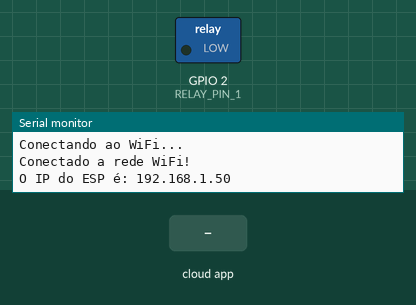
The sketch below on a simulated ESP32. On the bench: switched loads named in the sketch (green lamp = pin HIGH), the last lines printed to the serial monitor. The inputs (shaded band) are chosen by the test bench. WiFi joins after 1.5 s; servers stay silent unless stated.

Above: at 2.7 s.
2.8 s: the phone or cloud app sets LED.1 to 1
At 3.5 s:
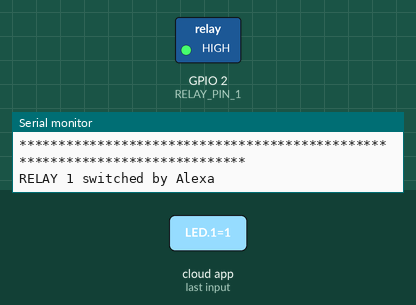
4.3 s: the phone or cloud app sets LED.1 to 0
At 4.6 s:
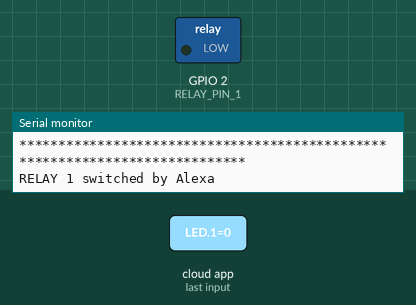
Timing chart, 0 to 7.3 s (numbered marks = the images above; inputs shaded):
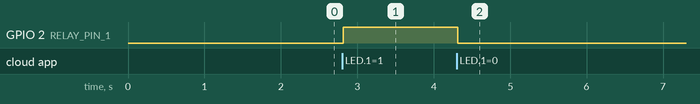

Measured:
- after the input at 2.8 s, GPIO 2 (RELAY_PIN_1): LOW → HIGH at once
- after the input at 4.3 s, GPIO 2 (RELAY_PIN_1): HIGH → LOW at once

The sketch:

sketch.ino
```cpp
#include <Arduino.h>
#include <WiFi.h>
#include <fauxmoESP.h>

// Identificação para Alexa (Porta e Nome do Dispositivo)
#define RELAY_PIN_1 2
#define LAMP_1 "LED 1"

// Criando Classes (Orientação a objetos)
fauxmoESP fauxmo;

// Identificação da Rede WiFi
const char *ssid = "***"; // Nome da Sua Rede WiFi
const char *passwd = "***";      // Senha da Sua Rede WiFi

// Variavel para teste
int i = 0;

void setup()
{
  Serial.begin(115200);
  WiFi.begin(ssid, passwd);
  Serial.println("");
  while (WiFi.status() != WL_CONNECTED) // Tentando conectar ao WiFi
  {
    delay(500);
    Serial.println("Conectando ao WiFi...");
  }
  pinMode(RELAY_PIN_1, OUTPUT);   // Setando o pin RELAY-PIN-1 como uma saida
  digitalWrite(RELAY_PIN_1, LOW); // Jogando um sinal baixo para o RELAY-PIN-1
  Serial.println("Conectado a rede WiFi!");
  Serial.print("O IP do ESP é: ");
  Serial.println(WiFi.localIP());

  // Por padrão, fauxmoESP cria seu próprio servidor web na porta definida
  // A porta TCP deve ser 80 para dispositivos gen3 (o padrão é 1901)
  // Isso deve ser feito antes da chamada enable()
  fauxmo.createServer(true); // não é necessário, este é o valor padrão
  fauxmo.setPort(80);        // Isso é necessário para dispositivos gen3

  // Você deve chamar enable(true) assim que tiver uma conexão WiFi
  // Você pode ativar ou desativar a biblioteca a qualquer momento
  // Desativá-lo impedirá que os dispositivos sejam descobertos e trocados
  fauxmo.enable(true);

  // Você pode usar diferentes maneiras de chamar a Alexa para modificar o estado dos dispositivos:
  // "Alexa, ligar LED um"

  // Adiciona os dispositivos
  fauxmo.addDevice(LAMP_1);

  fauxmo.onSetState([](unsigned char device_id, const char *device_name, bool state, unsigned char value)
                    {
                      // Retorno de chamada quando um comando da Alexa é recebido.
                      // Você pode usar device_id ou device_name para escolher o elemento no qual realizar uma ação (relé, LED, ...)
                      // O state é um booleano (ON / OFF) e value um número de 0 a 255 (se você disser "definir a luz da cozinha para 50%", receberá 128 aqui).
                      Serial.println("****************************************************************************");
                      Serial.printf("device_id: #%d \n device_name: %s \n state: %d \n value: %d \n", device_id, device_name, state, value);
                      Serial.println("****************************************************************************");
                      // Serial.printf("[MAIN] Device #%d (%s) state: %s value: %d\n", device_id, device_name, state ? "ON" : "OFF", value);
                      if ((strcmp(device_name, LAMP_1) == 0)) // Ver qual o dispositivo foi ativado
                      {
                        Serial.println("RELAY 1 switched by Alexa");
                        //digitalWrite(RELAY_PIN_1, !digitalRead(RELAY_PIN_1));
                        if (state)
                        {
                          digitalWrite(RELAY_PIN_1, HIGH);
                        }
                        else
                        {
                          digitalWrite(RELAY_PIN_1, LOW);
                        }
                      }
                    });
}

void loop()
{
  fauxmo.handle();

  static unsigned long last = millis();
  if (millis() - last > 5000)
  {
    last = millis();
    Serial.printf("[MAIN] Free heap: %d bytes\n", ESP.getFreeHeap());
  }
}
```
